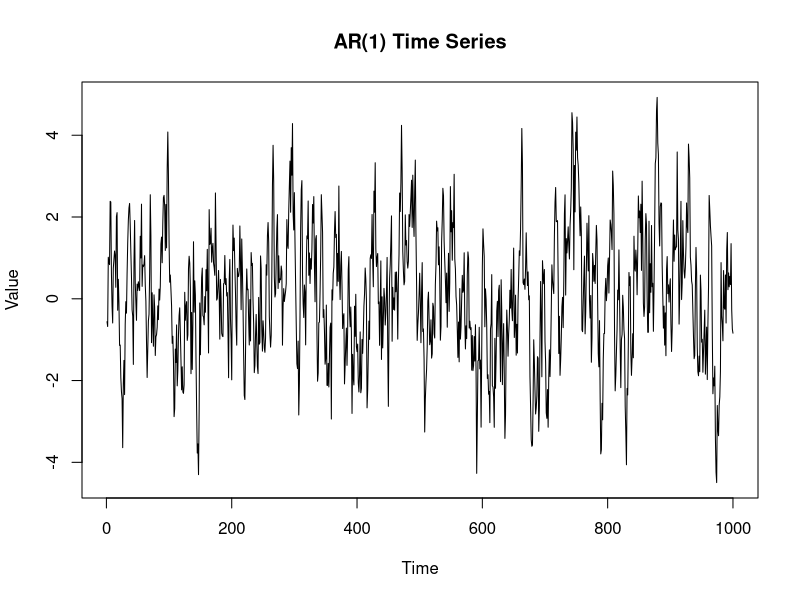
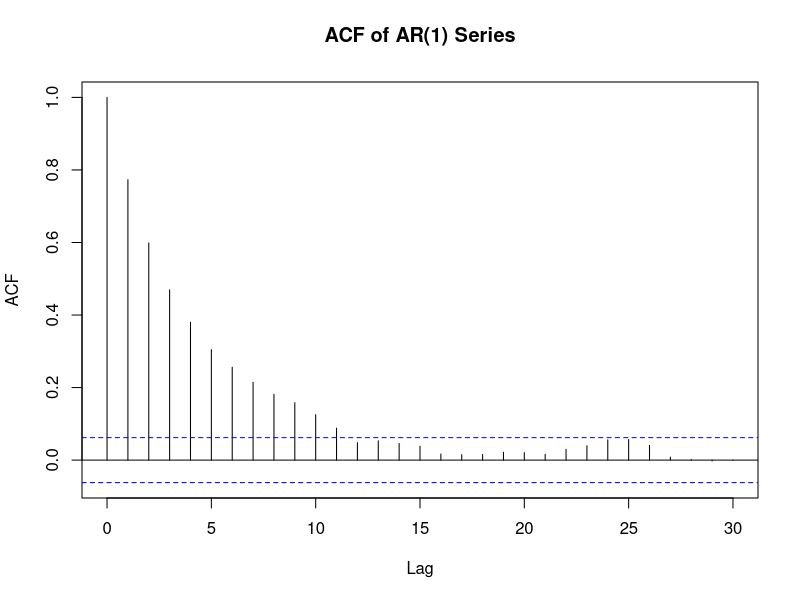
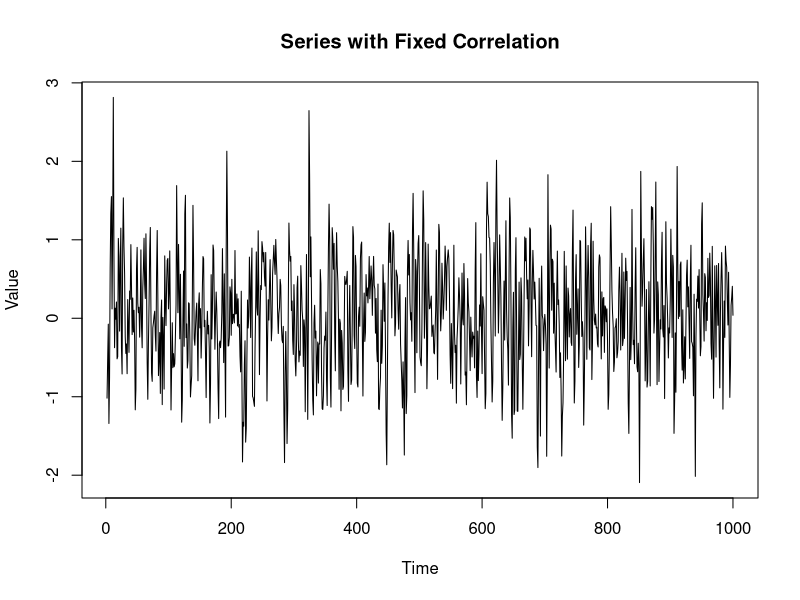
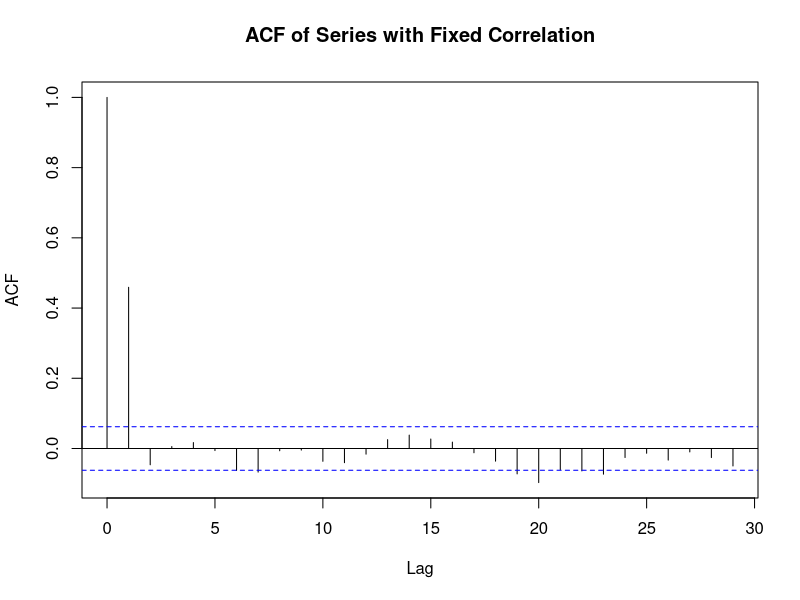

R code for these plots, in order:
 
# Generates an AR(1) series where you can see the correlation decreasing over time in the ACF plot, 
# indicating a mixing condition.

# Creates a second series with artificially introduced correlation by averaging adjacent values, 
# and its ACF plot shows a different pattern, not indicative of mixing, as the correlation does not 
# decrease in the same way.


set.seed(123)
folder <- c("/Users/sunjiajing/Desktop/Hong2020/advance time series analysis -20240328/R代码/advanced-time-series-chapter1")
setwd(folder) 
# Install and load necessary package
if (!requireNamespace("forecast", quietly = TRUE)) install.packages("forecast")
library(forecast)
 

# Parameters for the AR(1) process
phi = 0.8
n = 1000
epsilon = rnorm(n)
Y = rep(0, n)

# Generate AR(1) series
Y[1] = epsilon[1]
for (t in 2:n) {
  Y[t] = phi * Y[t-1] + epsilon[t]
}

# Plot the AR(1) series
plot(Y, type = 'l', main = "AR(1) Time Series", xlab = "Time", ylab = "Value")

# Calculate and plot the autocorrelation function (ACF)
acf(Y, main = "ACF of AR(1) Series")

# Compare with a series with fixed correlation
# Generate a random series
Z = rnorm(n)

# Introduce fixed correlation by averaging adjacent values
Z_fixed_corr <- stats::filter(Z, c(1, 1)/2, sides=1)  

# Z_fixed_corr, is a new time series where each point is the average 
# of two consecutive points from the original series Z, smoothed to reduce short-term fluctuations.

# Since the filter introduces NA at the end, let's clean it
Z_fixed_corr_no_na = na.omit(Z_fixed_corr)

# Plot the series with fixed correlation
plot(Z_fixed_corr_no_na, type = 'l', main = "Series with Fixed Correlation", xlab = "Time", ylab = "Value")

# ACF for the series with fixed correlation, ensuring no NA values
acf(Z_fixed_corr_no_na, main = "ACF of Series with Fixed Correlation")